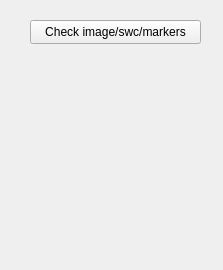
<?xml version="1.0" encoding="UTF-8"?>
<ui version="4.0">
 <class>CSMainWindow</class>
 <widget class="QWidget" name="CSMainWindow">
  <property name="geometry">
   <rect>
    <x>0</x>
    <y>0</y>
    <width>223</width>
    <height>270</height>
   </rect>
  </property>
  <property name="windowTitle">
   <string>Module Selection</string>
  </property>
  <widget class="QPushButton" name="checkButton">
   <property name="geometry">
    <rect>
     <x>30</x>
     <y>20</y>
     <width>171</width>
     <height>24</height>
    </rect>
   </property>
   <property name="text">
    <string>Check image/swc/markers</string>
   </property>
  </widget>
 </widget>
 <resources/>
 <connections/>
</ui>
